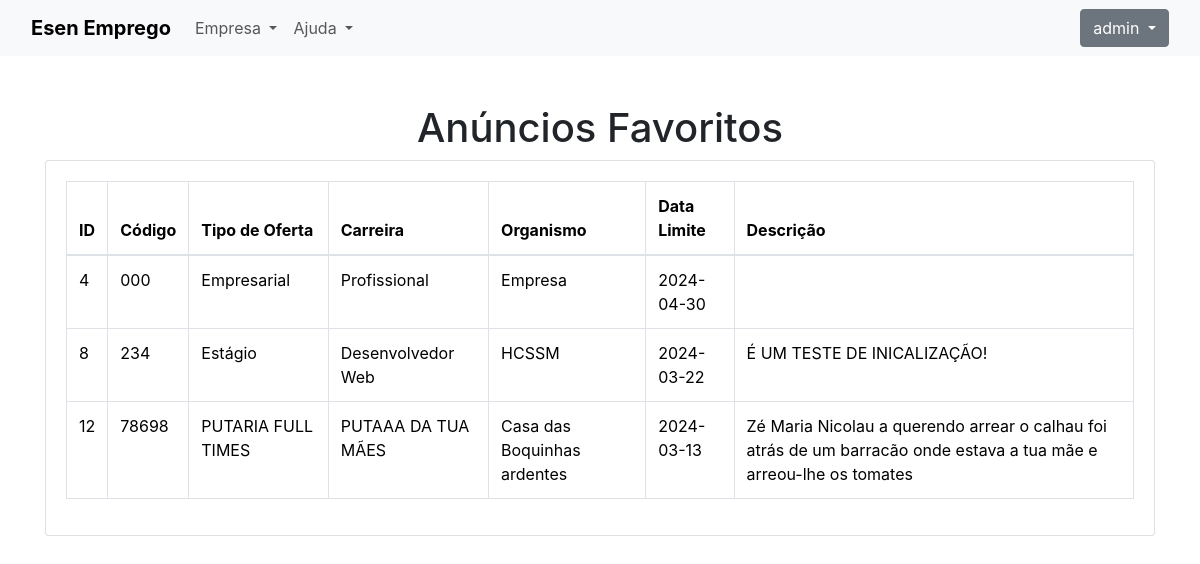
The app's page /Favoritos.php (signed in) with its own data.
### tables this page shows
CREATE TABLE `favoritos` (
  `id` int(11) NOT NULL,
  `anuncio_id` int(11) NOT NULL
);

CREATE TABLE `anuncios` (
  `id` int(255) NOT NULL,
  `codigo` varchar(255) DEFAULT NULL,
  `tipo_de_oferta` varchar(255) DEFAULT NULL,
  `carreira` varchar(255) DEFAULT NULL,
  `organismo` varchar(255) DEFAULT NULL,
  `data_limite` date DEFAULT NULL,
  `Descricao` text NOT NULL
);

### Favoritos.php (the view, shortened to what this page needs)
<?php
require(__DIR__ . '/inc/header.php');
require(__DIR__ . '/inc/Navar.php');
$pdo = connect_db();
$sql = "SELECT * FROM favoritos JOIN anuncios ON favoritos.anuncio_id = anuncios.id";
$stmt = $pdo->query($sql);
$favoritos = $stmt->fetchAll(PDO::FETCH_ASSOC);
?>
<!DOCTYPE html>
<html lang="pt">
<head>
    <link rel="stylesheet" href="https://stackpath.bootstrapcdn.com/bootstrap/4.5.2/css/bootstrap.min.css">
</head>
<body>
    <div class="container mt-5">
        <h1 class="text-center">Anúncios Favoritos</h1>
        <div class="table-responsive">
            <div class="card">
                <div class="card-body">
                    <table class="table table-bordered">
                        <thead>
                            <tr>
                                <th>ID</th>
                                <th>Código</th>
                                <th>Tipo de Oferta</th>
                                <th>Carreira</th>
                                <th>Organismo</th>
                                <th>Data Limite</th>
                                <th>Descrição</th>
                            </tr>
                        </thead>
                        <tbody>
                            <?php foreach ($favoritos as $favorito) : ?>
                                <tr>
                                    <td><?php echo $favorito['id']; ?></td>
                                    <td><?php echo $favorito['codigo']; ?></td>
                                    <td><?php echo $favorito['tipo_de_oferta']; ?></td>
                                    <td><?php echo $favorito['carreira']; ?></td>
                                    <td><?php echo $favorito['organismo']; ?></td>
                                    <td><?php echo $favorito['data_limite']; ?></td>
                                    <td><?php echo $favorito['Descricao']; ?></td>
                                </tr>
                            <?php endforeach; ?>
                        </tbody>
                    </table>
                </div>
            </div>
        </div>
    </div>
</body>
</html>

### records on screen
favoritos: anuncio "4", anuncio.codigo "000", anuncio.tipo_de_oferta "Empresarial", anuncio.carreira "Profissional", anuncio.organismo "Empresa", anuncio.data_limite "2024-04-30"
favoritos: anuncio "8", anuncio.codigo "234", anuncio.tipo_de_oferta "Estágio", anuncio.carreira "Desenvolvedor Web", anuncio.organismo "HCSSM", anuncio.data_limite "2024-03-22", anuncio.Descricao "É UM TESTE DE INICALIZAÇÃO!"
favoritos: anuncio "12", anuncio.codigo "78698", anuncio.tipo_de_oferta "PUTARIA FULL TIMES", anuncio.carreira "PUTAAA DA TUA MÃES", anuncio.organismo "Casa das Boquinhas ardentes", anuncio.data_limite "2024-03-13", anuncio.Descricao "Zé Maria Nicolau a querendo arrear o calhau foi atrás de um barracão onde estava a tua mãe e arreou-lhe os tomates"

### other values on screen
$_SESSION['username'] "admin"
